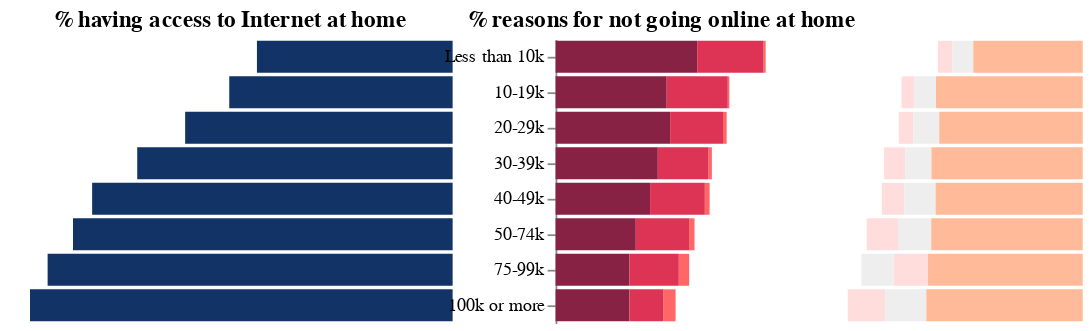

Here is the notebook cell this chart was saved with:
### Markdown cell above
## income bars

### Code cell
base = alt.Chart(income_df).add_selection(
    select_year
).transform_filter(
    select_year
).properties(
    width=250, 
)

left1 = base.transform_filter(
    alt.datum.type=="access"
).encode(
    x=alt.X("value:Q",
            title=None,
            axis=None,
            scale=alt.Scale(domain=[0,100]),  ## how to change the scale properly?
#             scale=alt.Scale(domain=[100, 50]),
           sort=alt.SortOrder("descending")),
    y=alt.Y("income:N", 
            title=None, 
            axis=None,
            sort=alt.EncodingSortField(field="order", order='ascending')),
    opacity=OpacityCondition1,
    tooltip=tooltip_left,
    color=alt.value("#136")
).mark_bar().properties(
    title="% having access to Internet at home"
).add_selection(
    select_bar1
)

middle1 = base.encode(
    y=alt.Y("income:N", 
            sort=alt.EncodingSortField(field="order", order='ascending'),
            axis=None),
    text=alt.Text("income:N")
).mark_text().properties(width=20)

right1_a = base.encode(
    x=alt.X("value:Q",
            scale=alt.Scale(domain=[0,60]),
            title=None,
            axis=None,
           ),
    y=alt.Y("income:N",
            title=None,
#             axis=None,
            sort=alt.EncodingSortField(field="order", order='ascending')),
    color=ColorCondition1,
    order=alt.Order("value", sort="descending"),
    opacity=OpacityCondition1,
    tooltip=tooltip_right,
).transform_filter(
    (alt.datum.type=="reasons") & (alt.datum.reason_type == 1)
# ).transform_filter(
#     select_reason
).mark_bar().properties(
    title= "% reasons for not going online at home",
    width=120
).add_selection(
    select_bar1
).add_selection(
    select_reason
)

right1_b = base.encode(
    x=alt.X("value:Q",
            scale=alt.Scale(domain=[0,60]),
            title=None,
            axis=None,
            sort=alt.SortOrder("descending")
           ),
    y=alt.Y("income:N",
            title=None,
            axis=None,
            sort=alt.EncodingSortField(field="order", order='ascending')),
    color=ColorCondition2,
    order=alt.Order("value", sort="descending"),
    opacity=OpacityCondition1,
    tooltip=["label","value"]
).transform_filter(
    (alt.datum.type=="reasons") & (alt.datum.reason_type == 0)
# ).transform_filter(
#     select_reason
).mark_bar().properties(
#     title="% reasons for not going online at home",
    width=120
).add_selection(
    select_bar1
).add_selection(
    select_reason
)

alt.concat(
    left1, right1_a, right1_b, spacing=-5
).configure_axis(
    grid=False
).configure_view(
    strokeOpacity=0
)

### Figure 1 — Vega-Lite specification as saved in the notebook (floating-point values rounded to 4 significant figures; data arrays with more than 128 entries replaced by an {"elided": "..."} marker saying what was removed)
{"config": {"view": {"continuousWidth": 400, "continuousHeight": 300, "strokeOpacity": 0}, "axis": {"grid": false}}, "concat": [{"mark": "bar", "encoding": {"color": {"value": "#136"}, "opacity": {"condition": {"value": 1.0, "selection": "selector001"}, "value": 0.8}, "tooltip": [{"type": "quantitative", "field": "value", "title": "percent"}], "x": {"type": "quantitative", "axis": null, "field": "value", "scale": {"domain": [0, 100]}, "sort": "descending", "title": null}, "y": {"type": "nominal", "axis": null, "field": "income", "sort": {"field": "order", "order": "ascending"}, "title": null}}, "selection": {"select": {"type": "single", "fields": ["year"], "bind": {"input": "radio", "options": ["2010", "2015", "2017"], "name": "year: "}, "init": {"year": "2010"}}, "selector001": {"type": "single", "on": "mouseover", "fields": ["income"], "clear": "click"}}, "title": "% having access to Internet at home", "transform": [{"filter": {"selection": "select"}}, {"filter": "(datum.type === 'access')"}], "width": 250}, {"mark": "bar", "encoding": {"color": {"condition": {"type": "nominal", "field": "label", "legend": null, "scale": {"domain": ["Don’t need it (not interested)", "Can use it somewhere else", "Privacy or security concerns", "Too expensive", "No computer or computer inadequate", "Not available in area", "Other reasons"], "range": ["#fb9", "#fdd", "#eec", "#824", "#d35", "#f66", "#eee"]}, "sort": {"field": "value", "order": "ascending"}, "title": "reasons", "selection": "selector004"}, "value": "lightgrey"}, "opacity": {"condition": {"value": 1.0, "selection": "selector001"}, "value": 0.8}, "order": {"type": "quantitative", "field": "value", "sort": "descending"}, "tooltip": [{"type": "nominal", "field": "label", "title": "reason"}, {"type": "quantitative", "field": "value", "title": "percent"}], "x": {"type": "quantitative", "axis": null, "field": "value", "scale": {"domain": [0, 60]}, "title": null}, "y": {"type": "nominal", "field": "income", "sort": {"field": "order", "order": "ascending"}, "title": null}}, "selection": {"select": {"type": "single", "fields": ["year"], "bind": {"input": "radio", "options": ["2010", "2015", "2017"], "name": "year: "}, "init": {"year": "2010"}}, "selector001": {"type": "single", "on": "mouseover", "fields": ["income"], "clear": "click"}, "selector004": {"type": "single", "fields": ["label"], "bind": "legend"}}, "title": "% reasons for not going online at home", "transform": [{"filter": {"selection": "select"}}, {"filter": "((datum.type === 'reasons') && (datum.reason_type === 1))"}], "width": 120}, {"mark": "bar", "encoding": {"color": {"condition": {"type": "nominal", "field": "label", "scale": {"domain": ["Don’t need it (not interested)", "Can use it somewhere else", "Privacy or security concerns", "Too expensive", "No computer or computer inadequate", "Not available in area", "Other reasons"], "range": ["#fb9", "#fdd", "#eec", "#824", "#d35", "#f66", "#eee"]}, "sort": {"field": "value", "order": "ascending"}, "title": "reasons", "selection": "selector004"}, "value": "lightgrey"}, "opacity": {"condition": {"value": 1.0, "selection": "selector001"}, "value": 0.8}, "order": {"type": "quantitative", "field": "value", "sort": "descending"}, "tooltip": [{"type": "nominal", "field": "label"}, {"type": "quantitative", "field": "value"}], "x": {"type": "quantitative", "axis": null, "field": "value", "scale": {"domain": [0, 60]}, "sort": "descending", "title": null}, "y": {"type": "nominal", "axis": null, "field": "income", "sort": {"field": "order", "order": "ascending"}, "title": null}}, "selection": {"select": {"type": "single", "fields": ["year"], "bind": {"input": "radio", "options": ["2010", "2015", "2017"], "name": "year: "}, "init": {"year": "2010"}}, "selector001": {"type": "single", "on": "mouseover", "fields": ["income"], "clear": "click"}, "selector004": {"type": "single", "fields": ["label"], "bind": "legend"}}, "transform": [{"filter": {"selection": "select"}}, {"filter": "((datum.type === 'reasons') && (datum.reason_type === 0))"}], "width": 120}], "data": {"name": "data-eb39ce5a62a7078c3926db50b65eb419"}, "spacing": -5, "$schema": "https://vega.github.io/schema/vega-lite/v4.0.2.json", "datasets": {"data-eb39ce5a62a7078c3926db50b65eb419": {"elided": "232 records"}}}
